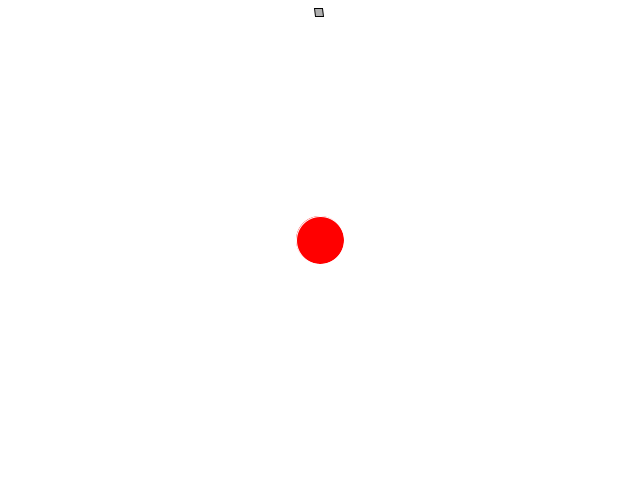
Frame 1 (no input)
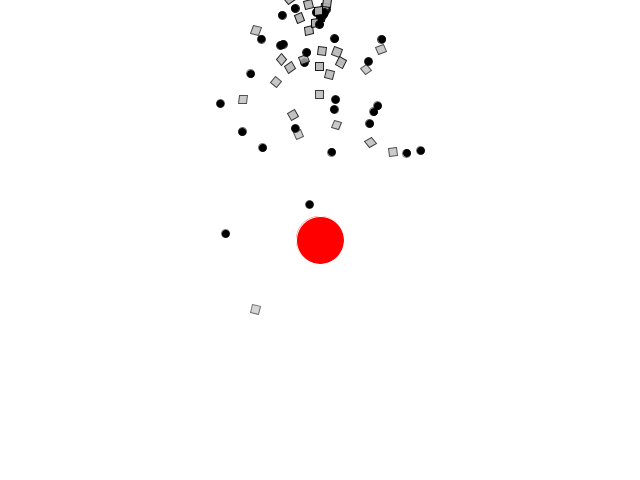
Frame 60 (the mouse pressed at the canvas centre just before this capture)
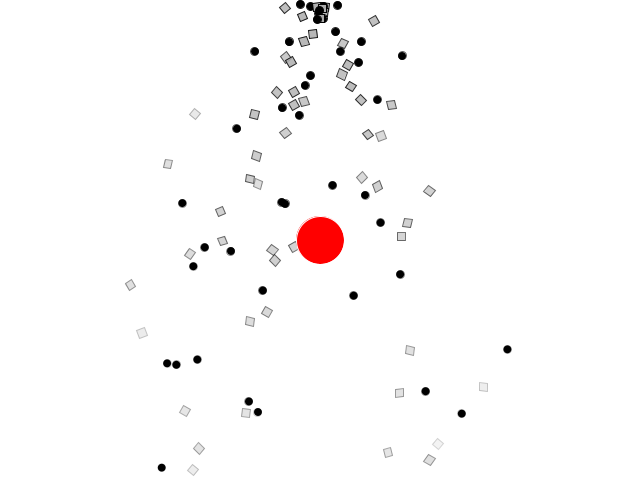
Frame 120 (the mouse held since frame 60 and released just before this capture)

The Processing sketch that drew these frames (run headless with seeded random() and noise(); from frame 60 on, the mouse is pressed at the canvas centre):

// Processing sketch: extendsPra
// ── extendsPra.pde
//ArrayList<ParticleSystem> parFamaliy;
Repeller repeller;
ParticleSystem particle;
PVector gravity;
void setup(){
  size(640,480);
  //parFamaliy=new ArrayList<ParticleSystem>();
  repeller=new Repeller(width/2,height/2);
  particle=new ParticleSystem(new PVector(width/2,10));
  gravity=new PVector(0,0.5);
}
void draw(){
  background(255);
  particle.addParticle();
 
  particle.applyForce(gravity);
  particle.applyRepeller(repeller);
  particle.run();
  repeller.display();
  //for(ParticleSystem p:parFamaliy){
  //  p.run();
  //  p.addParticle();
  //}
}
void mousePressed(){
  //parFamaliy.add(new ParticleSystem(new PVector(mouseX,mouseY)));
}

// ── Particle.pde
class Particle{
  PVector location;
  PVector velocity;
  PVector acceleration;
  float lifespan;
  float mass;
  Particle(PVector l){
    acceleration=new PVector(0,0.5);
    //float x=random(-1,1);
    velocity=new PVector(random(-2,2),random(-2,2));
    location=l.get();
    lifespan=255;
    mass=10;
  }
   void run(){
     update();
     display();
   }
   void applyForce(PVector force){
     PVector f=force.get();
     f.div(mass);
     acceleration.add(f);
   }
   void update(){
     velocity.add(acceleration);
     location.add(velocity);
     acceleration.mult(0);
     lifespan-=2;
   }
    void display(){
     fill(0);
     ellipse(location.x,location.y,8,8);
   }
   boolean isDead(){
     if(lifespan<0)
        return true;
      else 
        return false;
   }
}

// ── ParticleSystem.pde
import java.util.*;
class ParticleSystem{
  ArrayList<Particle> particles;
  PVector origin;
  //PVector gravity;
  ParticleSystem(PVector location){
    origin=location.get();
    particles=new ArrayList<Particle>();
   // gravity=new PVector(0,1.0);
  }
  void addParticle(){
    float r=random(1);
    if(r<0.5){
      particles.add(new Particle(origin));
    }else{
      particles.add(new Confetti(origin));
    }
  }
  //open port
  void applyForce(PVector f){
    for(Particle p:particles){
      p.applyForce(f);
    }
  }
  void applyRepeller(Repeller r){
    for(Particle p:particles){
      PVector force=r.repel(p);
      p.applyForce(force);
      //print("in particle system");
    }
  }
  void run(){
    Iterator<Particle> it=particles.iterator();
    while(it.hasNext()){
      Particle p=(Particle)it.next();
      p.run();
      //PVector force=
      p.applyForce(gravity);
      if(p.isDead()){
        it.remove();
      }
    }
  }
}

// ── Repeller.pde
class Repeller{
  PVector location;
  float r=24;
  float G=1000;
  Repeller(float x,float y){
    location=new PVector(x,y);
  }
  void display(){
    stroke(255);
    fill(255,0,0);
    ellipse(location.x,location.y,r*2,r*2);
  }
  PVector repel(Particle p){
    PVector dir=PVector.sub(location,p.location);
    float d=dir.mag();
    dir.normalize();
    d=constrain(d,5,100);
    float force=-1*G/(d*d);
    dir.mult(force);
    print("in repller");
    return dir;
  }
}

// ── confetti.pde
class Confetti extends Particle{
  Confetti(PVector l){
    super(l);
  }
  void display(){
    float theta=map(location.x,0,width,0,TWO_PI*2);
    
    rectMode(CENTER);
    fill(175,lifespan);
    stroke(0,lifespan);
    pushMatrix();
    translate(location.x,location.y);
    rotate(theta);
    rect(0,0,8,8);
    popMatrix();
  }
}
